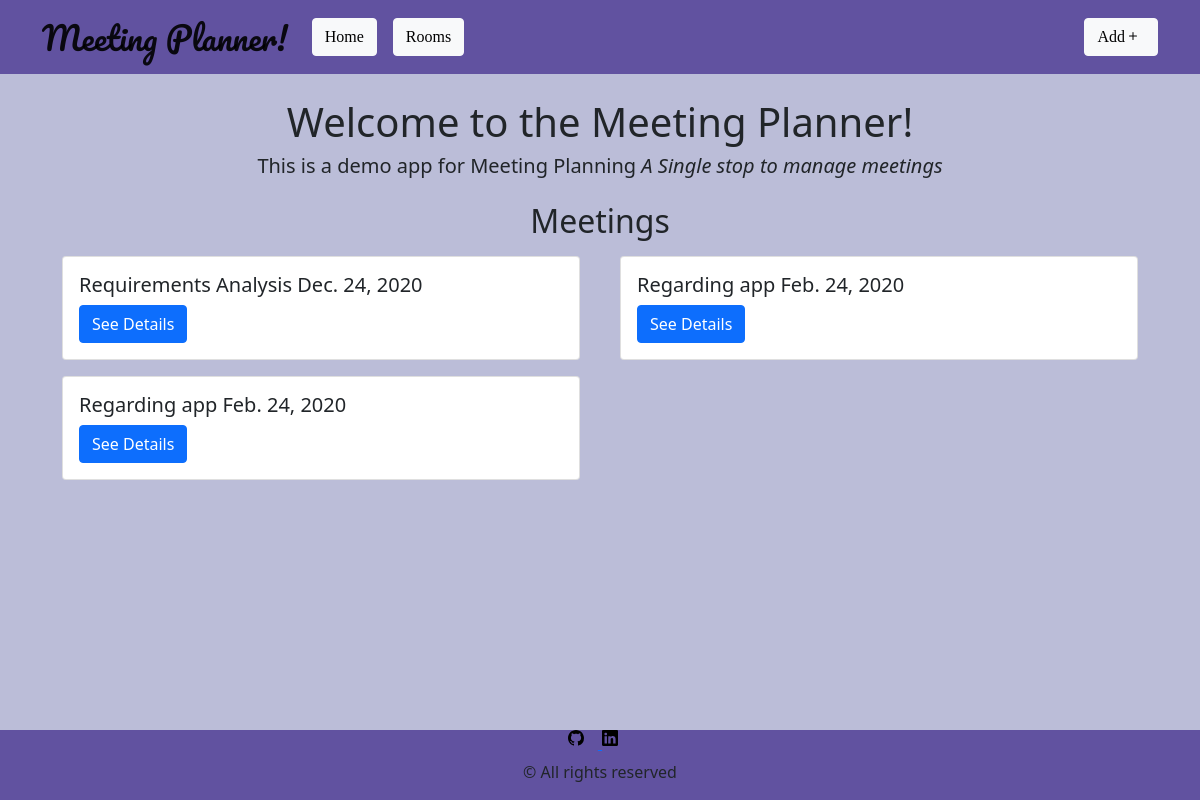
The page / on the database its author committed.
### meetings/models.py (models this page shows, shortened)
class Meeting(models.Model):
    title = models.CharField(max_length=200)
    date = models.DateField()
    start_time = models.TimeField(default=time(9))
    duration = models.IntegerField(default=1)
    room = models.ForeignKey(Room,on_delete=models.CASCADE)

### website/views.py (the view)
# urls.py: path('', welcome, name='home'),
def welcome(request):
    return render(request, "website/welcome.html",
                  {'meetings': Meeting.objects.all()})

### website/templates/website/welcome.html (shortened to what this page needs)
{% extends 'base.html' %}
{% block content %}
<div class="container mt-4">
  <div class="container">
    <h1 align="center"> Welcome to the Meeting Planner!</h1>
    <h5 align="center"> This is a demo app for Meeting Planning <em>A Single stop to manage meetings</em></h5>
  </div>
  <div class="container mt-4">
    <h2 align="center"> Meetings</h2>
    <div class="row">
      {% for meeting in meetings %}
      <div class="col-sm-6">
        <div class="card m-2">
          <div class="card-body">
            <h5 class="card-title">{{ meeting.title }}</a> <span>{{ meeting.date }}</span>
            </h5>
            <a href="{% url 'detail' meeting.id %}" class="btn btn-primary"> See Details</a>
          </div>
        </div>
      </div>
      {% endfor %}
    </div>
  </div>
</div>
{% endblock %}

### website/static/website/style.css (style rules this page uses)
h1 { text-align: center; }

### rows shown on the page
Meeting: title "Requirements Analysis", date "Dec. 24, 2020"
Meeting: title "Regarding app", date "Feb. 24, 2020"
Meeting: title "Regarding app", date "Feb. 24, 2020"
